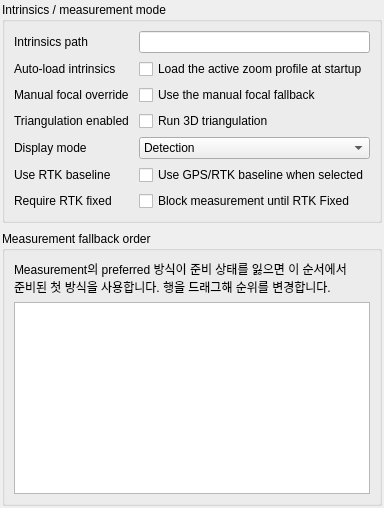
         <widget class="QWidget" name="QWidget12">
          <layout class="QVBoxLayout" name="QVBoxLayout12" stretch="0,0,1">
           <property name="leftMargin">
            <number>2</number>
           </property>
           <property name="topMargin">
            <number>2</number>
           </property>
           <property name="rightMargin">
            <number>2</number>
           </property>
           <property name="bottomMargin">
            <number>2</number>
           </property>
           <property name="spacing">
            <number>8</number>
           </property>
           <item>
            <widget class="QGroupBox" name="QGroupBox13">
             <property name="title">
              <string>Intrinsics / measurement mode</string>
             </property>
             <layout class="QFormLayout" name="QFormLayout13">
              <property name="leftMargin">
               <number>9</number>
              </property>
              <property name="topMargin">
               <number>9</number>
              </property>
              <property name="rightMargin">
               <number>9</number>
              </property>
              <property name="bottomMargin">
               <number>9</number>
              </property>
              <property name="fieldGrowthPolicy">
               <enum>QFormLayout::AllNonFixedFieldsGrow</enum>
              </property>
              <property name="horizontalSpacing">
               <number>10</number>
              </property>
              <property name="verticalSpacing">
               <number>6</number>
              </property>
              <item row="0" column="0">
               <widget class="QLabel" name="QLabel6">
                <property name="text">
                 <string>Intrinsics path</string>
                </property>
                <property name="wordWrap">
                 <bool>false</bool>
                </property>
               </widget>
              </item>
              <item row="0" column="1">
               <widget class="QLineEdit" name="intrinsics_path">
                <property name="settingsKey" stdset="0">
                 <string>intrinsics_path</string>
                </property>
                <property name="placeholderText">
                 <string />
                </property>
               </widget>
              </item>
              <item row="1" column="0">
               <widget class="QLabel" name="QLabel6_2">
                <property name="text">
                 <string>Auto-load intrinsics</string>
                </property>
                <property name="wordWrap">
                 <bool>false</bool>
                </property>
               </widget>
              </item>
              <item row="1" column="1">
               <widget class="QCheckBox" name="auto_load_intrinsics">
                <property name="settingsKey" stdset="0">
                 <string>auto_load_intrinsics</string>
                </property>
                <property name="text">
                 <string>Load the active zoom profile at startup</string>
                </property>
               </widget>
              </item>
              <item row="2" column="0">
               <widget class="QLabel" name="QLabel6_3">
                <property name="text">
                 <string>Manual focal override</string>
                </property>
                <property name="wordWrap">
                 <bool>false</bool>
                </property>
               </widget>
              </item>
              <item row="2" column="1">
               <widget class="QCheckBox" name="manual_focal_override">
                <property name="settingsKey" stdset="0">
                 <string>manual_focal_override</string>
                </property>
                <property name="text">
                 <string>Use the manual focal fallback</string>
                </property>
               </widget>
              </item>
              <item row="3" column="0">
               <widget class="QLabel" name="QLabel6_4">
                <property name="text">
                 <string>Triangulation enabled</string>
                </property>
                <property name="wordWrap">
                 <bool>false</bool>
                </property>
               </widget>
              </item>
              <item row="3" column="1">
               <widget class="QCheckBox" name="use_triangulation">
                <property name="settingsKey" stdset="0">
                 <string>use_triangulation</string>
                </property>
                <property name="text">
                 <string>Run 3D triangulation</string>
                </property>
               </widget>
              </item>
              <item row="4" column="0">
               <widget class="QLabel" name="QLabel6_5">
                <property name="text">
                 <string>Display mode</string>
                </property>
                <property name="wordWrap">
                 <bool>false</bool>
                </property>
               </widget>
              </item>
              <item row="4" column="1">
               <widget class="QComboBox" name="measurement_display_mode">
                <property name="settingsKey" stdset="0">
                 <string>measurement_display_mode</string>
                </property>
                <property name="optionValues" stdset="0">
                 <string>["detection", "preview"]</string>
                </property>
                <item>
                 <property name="text">
                  <string>Detection</string>
                 </property>
                </item>
                <item>
                 <property name="text">
                  <string>Preview</string>
                 </property>
                </item>
               </widget>
              </item>
              <item row="5" column="0">
               <widget class="QLabel" name="QLabel6_6">
                <property name="text">
                 <string>Use RTK baseline</string>
                </property>
                <property name="wordWrap">
                 <bool>false</bool>
                </property>
               </widget>
              </item>
              <item row="5" column="1">
               <widget class="QCheckBox" name="use_rtk_baseline">
                <property name="settingsKey" stdset="0">
                 <string>use_rtk_baseline</string>
                </property>
                <property name="text">
                 <string>Use GPS/RTK baseline when selected</string>
                </property>
               </widget>
              </item>
              <item row="6" column="0">
               <widget class="QLabel" name="QLabel6_7">
                <property name="text">
                 <string>Require RTK fixed</string>
                </property>
                <property name="wordWrap">
                 <bool>false</bool>
                </property>
               </widget>
              </item>
              <item row="6" column="1">
               <widget class="QCheckBox" name="require_rtk_fixed">
                <property name="settingsKey" stdset="0">
                 <string>require_rtk_fixed</string>
                </property>
                <property name="text">
                 <string>Block measurement until RTK Fixed</string>
                </property>
               </widget>
              </item>
             </layout>
            </widget>
           </item>
           <item>
            <widget class="QGroupBox" name="QGroupBox14">
             <property name="title">
              <string>Measurement fallback order</string>
             </property>
             <layout class="QVBoxLayout" name="QVBoxLayout13" stretch="0,0">
              <property name="leftMargin">
               <number>9</number>
              </property>
              <property name="topMargin">
               <number>9</number>
              </property>
              <property name="rightMargin">
               <number>9</number>
              </property>
              <property name="bottomMargin">
               <number>9</number>
              </property>
              <property name="spacing">
               <number>6</number>
              </property>
              <item>
               <widget class="QLabel" name="statusStrip">
                <property name="text">
                 <string>Measurement의 preferred 방식이 준비 상태를 잃으면 이 순서에서 준비된 첫 방식을 사용합니다. 행을 드래그해 순위를 변경합니다.</string>
                </property>
                <property name="wordWrap">
                 <bool>true</bool>
                </property>
               </widget>
              </item>
              <item>
               <widget class="QListWidget" name="measurement_fallback_list">
                <property name="styleObjectName" stdset="0">
                 <string>measurementFallbackOrderList</string>
                </property>
                <property name="dragDropMode">
                 <enum>QAbstractItemView::InternalMove</enum>
                </property>
                <property name="defaultDropAction">
                 <enum>Qt::MoveAction</enum>
                </property>
                <property name="minimumSize">
                 <size>
                  <width>0</width>
                  <height>170</height>
                 </size>
                </property>
               </widget>
              </item>
             </layout>
            </widget>
           </item>
           <item>
            <spacer name="spacer157">
             <property name="orientation">
              <enum>Qt::Vertical</enum>
             </property>
             <property name="sizeHint">
              <size>
               <width>0</width>
               <height>0</height>
              </size>
             </property>
            </spacer>
           </item>
          </layout>
         </widget>
